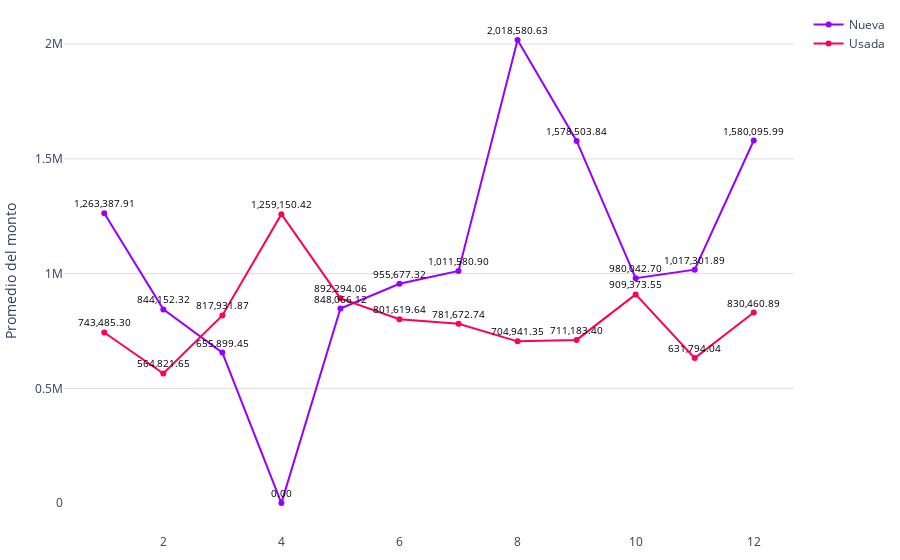

Here is the notebook cell this chart was saved with:
### Code cell
# Datos
trimestres = promedio_monto_por_modalidad_mes['trimestre']
modalidades = promedio_monto_por_modalidad_mes['modalidad']
promedios = promedio_monto_por_modalidad_mes['promedio']

# Limpiar las cadenas de promedio y convertirlas a números
promedios_limpios = [float(promedio.replace(',', '')) for promedio in promedios]

colors = ['#9500ff', '#ff0059']
fig = go.Figure()

# Agregar líneas para cada modalidad
for i, modalidad in enumerate(modalidades.unique()):
    df_modalidad = promedio_monto_por_modalidad_mes[promedio_monto_por_modalidad_mes['modalidad'] == modalidad]
    fig.add_trace(go.Scatter(
        x=df_modalidad['trimestre'],
        y=df_modalidad['promedio'].apply(lambda x: float(x.replace(',', ''))),  # Usar los promedios limpios
        mode='markers+lines',
        name=modalidad,
        line=dict(color=colors[i % len(colors)])  # Asignar colores a las líneas
    ))

fig.update_layout(
    #title='Promedio de valor de créditos para viviendas nuevas y usadas (2023)',
    #xaxis=dict(title='Trimestre'),
    yaxis=dict(title='Promedio del monto', gridcolor='#dddcda'),
    margin=dict(l=10, r=10, t=10, b=10),  # Ajusta los márgenes (left, right, top, bottom)
    plot_bgcolor='rgba(0,0,0,0)',  # Color de fondo del gráfico
)

# Agregar etiquetas de texto a los puntos
for trace in fig.data:
    df_modalidad = promedio_monto_por_modalidad_mes[promedio_monto_por_modalidad_mes['modalidad'] == trace.name]
    for i, point in enumerate(trace.y):
        fig.add_annotation(
            x=trace.x[i],
            y=point,
            text=f'{df_modalidad.iloc[i]["promedio"]}',
            showarrow=False,
            font=dict(color='black', size=10),
            yshift=10
        )

fig.show()

### Figure 1 — Plotly figure (JSON) as saved in the notebook; plotly's stock layout.template omitted (floating-point values rounded to 4 significant figures)
{"data": [{"line": {"color": "#9500ff"}, "mode": "markers+lines", "name": "Nueva", "type": "scatter", "x": [1, 2, 3, 4, 5, 6, 7, 8, 9, 10, 11, 12], "y": [1263000.0, 844200.0, 655900.0, 0, 848100.0, 955700.0, 1012000.0, 2019000.0, 1579000.0, 980000.0, 1017000.0, 1580000.0]}, {"line": {"color": "#ff0059"}, "mode": "markers+lines", "name": "Usada", "type": "scatter", "x": [1, 2, 3, 4, 5, 6, 7, 8, 9, 10, 11, 12], "y": [743500.0, 564800.0, 817900.0, 1259000.0, 892300.0, 801600.0, 781700.0, 704900.0, 711200.0, 909400.0, 631800.0, 830500.0]}], "layout": {"annotations": [{"font": {"color": "black", "size": 10}, "showarrow": false, "text": "1,263,387.91", "x": 1, "y": 1263000.0, "yshift": 10}, {"font": {"color": "black", "size": 10}, "showarrow": false, "text": "844,152.32", "x": 2, "y": 844200.0, "yshift": 10}, {"font": {"color": "black", "size": 10}, "showarrow": false, "text": "655,899.45", "x": 3, "y": 655900.0, "yshift": 10}, {"font": {"color": "black", "size": 10}, "showarrow": false, "text": "0.00", "x": 4, "y": 0, "yshift": 10}, {"font": {"color": "black", "size": 10}, "showarrow": false, "text": "848,066.12", "x": 5, "y": 848100.0, "yshift": 10}, {"font": {"color": "black", "size": 10}, "showarrow": false, "text": "955,677.32", "x": 6, "y": 955700.0, "yshift": 10}, {"font": {"color": "black", "size": 10}, "showarrow": false, "text": "1,011,580.90", "x": 7, "y": 1012000.0, "yshift": 10}, {"font": {"color": "black", "size": 10}, "showarrow": false, "text": "2,018,580.63", "x": 8, "y": 2019000.0, "yshift": 10}, {"font": {"color": "black", "size": 10}, "showarrow": false, "text": "1,578,503.84", "x": 9, "y": 1579000.0, "yshift": 10}, {"font": {"color": "black", "size": 10}, "showarrow": false, "text": "980,042.70", "x": 10, "y": 980000.0, "yshift": 10}, {"font": {"color": "black", "size": 10}, "showarrow": false, "text": "1,017,301.89", "x": 11, "y": 1017000.0, "yshift": 10}, {"font": {"color": "black", "size": 10}, "showarrow": false, "text": "1,580,095.99", "x": 12, "y": 1580000.0, "yshift": 10}, {"font": {"color": "black", "size": 10}, "showarrow": false, "text": "743,485.30", "x": 1, "y": 743500.0, "yshift": 10}, {"font": {"color": "black", "size": 10}, "showarrow": false, "text": "564,821.65", "x": 2, "y": 564800.0, "yshift": 10}, {"font": {"color": "black", "size": 10}, "showarrow": false, "text": "817,931.87", "x": 3, "y": 817900.0, "yshift": 10}, {"font": {"color": "black", "size": 10}, "showarrow": false, "text": "1,259,150.42", "x": 4, "y": 1259000.0, "yshift": 10}, {"font": {"color": "black", "size": 10}, "showarrow": false, "text": "892,294.06", "x": 5, "y": 892300.0, "yshift": 10}, {"font": {"color": "black", "size": 10}, "showarrow": false, "text": "801,619.64", "x": 6, "y": 801600.0, "yshift": 10}, {"font": {"color": "black", "size": 10}, "showarrow": false, "text": "781,672.74", "x": 7, "y": 781700.0, "yshift": 10}, {"font": {"color": "black", "size": 10}, "showarrow": false, "text": "704,941.35", "x": 8, "y": 704900.0, "yshift": 10}, {"font": {"color": "black", "size": 10}, "showarrow": false, "text": "711,183.40", "x": 9, "y": 711200.0, "yshift": 10}, {"font": {"color": "black", "size": 10}, "showarrow": false, "text": "909,373.55", "x": 10, "y": 909400.0, "yshift": 10}, {"font": {"color": "black", "size": 10}, "showarrow": false, "text": "631,794.04", "x": 11, "y": 631800.0, "yshift": 10}, {"font": {"color": "black", "size": 10}, "showarrow": false, "text": "830,460.89", "x": 12, "y": 830500.0, "yshift": 10}], "margin": {"b": 10, "l": 10, "r": 10, "t": 10}, "plot_bgcolor": "rgba(0,0,0,0)", "yaxis": {"gridcolor": "#dddcda", "title": {"text": "Promedio del monto"}}}}
